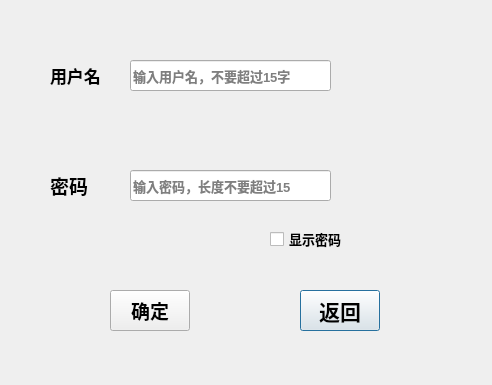
<?xml version="1.0" encoding="UTF-8"?>
<ui version="4.0">
 <class>Register</class>
 <widget class="QDialog" name="Register">
  <property name="geometry">
   <rect>
    <x>0</x>
    <y>0</y>
    <width>492</width>
    <height>385</height>
   </rect>
  </property>
  <property name="windowTitle">
   <string>Dialog</string>
  </property>
  <widget class="QPushButton" name="return_2">
   <property name="geometry">
    <rect>
     <x>300</x>
     <y>290</y>
     <width>80</width>
     <height>41</height>
    </rect>
   </property>
   <property name="font">
    <font>
     <family>Arial</family>
     <pointsize>16</pointsize>
     <weight>75</weight>
     <bold>true</bold>
    </font>
   </property>
   <property name="text">
    <string>返回</string>
   </property>
  </widget>
  <widget class="QPushButton" name="certain">
   <property name="geometry">
    <rect>
     <x>110</x>
     <y>290</y>
     <width>80</width>
     <height>41</height>
    </rect>
   </property>
   <property name="font">
    <font>
     <family>Arial</family>
     <pointsize>14</pointsize>
     <weight>75</weight>
     <bold>true</bold>
    </font>
   </property>
   <property name="text">
    <string>确定</string>
   </property>
  </widget>
  <widget class="QLabel" name="label_2">
   <property name="geometry">
    <rect>
     <x>50</x>
     <y>170</y>
     <width>61</width>
     <height>31</height>
    </rect>
   </property>
   <property name="font">
    <font>
     <family>Arial</family>
     <pointsize>14</pointsize>
     <weight>75</weight>
     <bold>true</bold>
    </font>
   </property>
   <property name="text">
    <string>密码</string>
   </property>
  </widget>
  <widget class="QLineEdit" name="name">
   <property name="geometry">
    <rect>
     <x>130</x>
     <y>60</y>
     <width>201</width>
     <height>31</height>
    </rect>
   </property>
   <property name="font">
    <font>
     <family>Arial</family>
     <pointsize>10</pointsize>
     <weight>75</weight>
     <bold>true</bold>
    </font>
   </property>
   <property name="placeholderText">
    <string>输入用户名，不要超过15字</string>
   </property>
  </widget>
  <widget class="QLineEdit" name="password">
   <property name="geometry">
    <rect>
     <x>130</x>
     <y>170</y>
     <width>201</width>
     <height>31</height>
    </rect>
   </property>
   <property name="font">
    <font>
     <family>Arial</family>
     <pointsize>10</pointsize>
     <weight>75</weight>
     <bold>true</bold>
    </font>
   </property>
   <property name="inputMask">
    <string/>
   </property>
   <property name="text">
    <string/>
   </property>
   <property name="placeholderText">
    <string>输入密码，长度不要超过15</string>
   </property>
  </widget>
  <widget class="QLabel" name="label">
   <property name="geometry">
    <rect>
     <x>50</x>
     <y>60</y>
     <width>61</width>
     <height>31</height>
    </rect>
   </property>
   <property name="font">
    <font>
     <family>Arial</family>
     <pointsize>13</pointsize>
     <weight>75</weight>
     <bold>true</bold>
    </font>
   </property>
   <property name="text">
    <string>用户名</string>
   </property>
  </widget>
  <widget class="QLabel" name="nwarning">
   <property name="geometry">
    <rect>
     <x>340</x>
     <y>60</y>
     <width>131</width>
     <height>31</height>
    </rect>
   </property>
   <property name="font">
    <font>
     <family>Arial</family>
     <weight>75</weight>
     <bold>true</bold>
    </font>
   </property>
   <property name="text">
    <string/>
   </property>
  </widget>
  <widget class="QLabel" name="pwarning">
   <property name="geometry">
    <rect>
     <x>340</x>
     <y>170</y>
     <width>131</width>
     <height>31</height>
    </rect>
   </property>
   <property name="font">
    <font>
     <family>Arial</family>
     <pointsize>9</pointsize>
     <weight>75</weight>
     <bold>true</bold>
    </font>
   </property>
   <property name="text">
    <string/>
   </property>
  </widget>
  <widget class="QCheckBox" name="showpsw">
   <property name="geometry">
    <rect>
     <x>270</x>
     <y>230</y>
     <width>81</width>
     <height>18</height>
    </rect>
   </property>
   <property name="font">
    <font>
     <family>Arial</family>
     <pointsize>10</pointsize>
     <weight>75</weight>
     <bold>true</bold>
    </font>
   </property>
   <property name="text">
    <string>显示密码</string>
   </property>
  </widget>
 </widget>
 <resources/>
 <connections/>
</ui>
